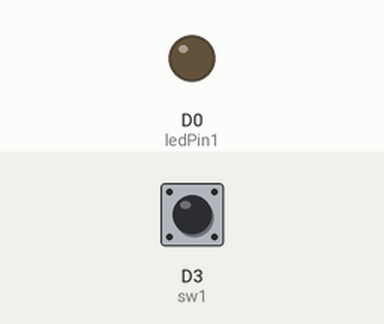
Bench run of a sketch on a simulated ESP8266 (NodeMCU). On the bench: output pins drawn as LEDs (lit = HIGH). The test bench sets the inputs (shaded band); at power-on: D3 (sw1) HIGH.

Above: at 1.2 s.
1.3 s: D3 (sw1) pulled LOW for 0.15 s
At 1.37 s:
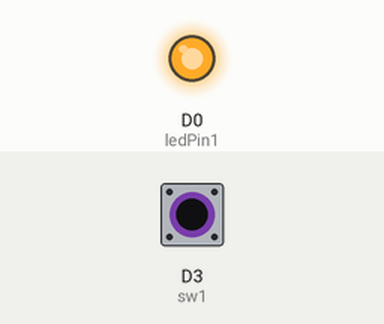
2.9 s: D3 (sw1) pulled LOW for 3.2 s
At 7.4 s:
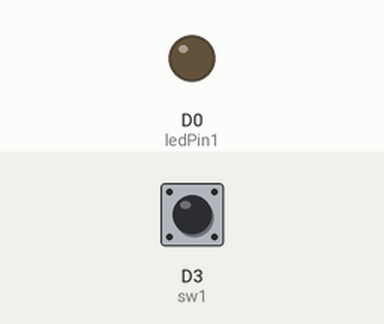
Timing chart, 0 to 8.9 s (numbered marks = the images above; inputs shaded):
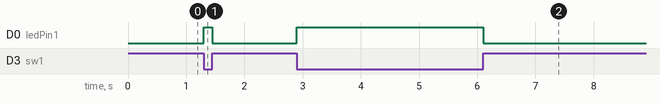

The sketch:

NodeMCU_SW.ino
```cpp
#define sw1 D3                    // Define D3 as switch pin
#define ledPin1 D0                // Define D0 as LED pin
int st_sw1 = 0;
void setup()
{
  pinMode(ledPin1, OUTPUT);       // Set pin as output
  pinMode(sw1, INPUT);            // set pin as input
}
void loop()
{
  st_sw1 = digitalRead(sw1);      // Read input
  digitalWrite(ledPin1, not(st_sw1)); // Invert output
}
```

Measured:
- after the input at 1.3 s, D0 (ledPin1): LOW → HIGH at once, → LOW 0.15 s later
- after the input at 2.9 s, D0 (ledPin1): LOW → HIGH at once, → LOW 3.2 s later
